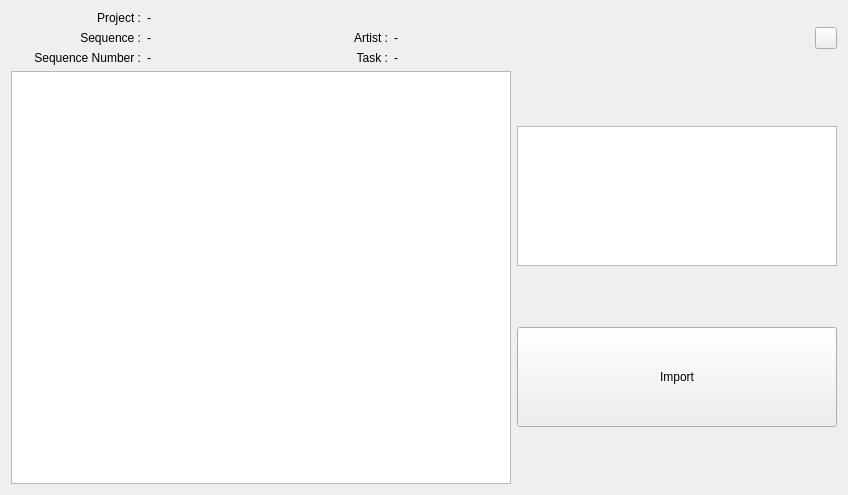
<?xml version="1.0" encoding="UTF-8"?>
<ui version="4.0">
 <class>Form</class>
 <widget class="QWidget" name="Form">
  <property name="geometry">
   <rect>
    <x>0</x>
    <y>0</y>
    <width>848</width>
    <height>495</height>
   </rect>
  </property>
  <property name="minimumSize">
   <size>
    <width>364</width>
    <height>0</height>
   </size>
  </property>
  <property name="maximumSize">
   <size>
    <width>16777215</width>
    <height>6000</height>
   </size>
  </property>
  <property name="mouseTracking">
   <bool>false</bool>
  </property>
  <property name="windowTitle">
   <string>Form</string>
  </property>
  <layout class="QHBoxLayout" name="horizontalLayout">
   <item>
    <layout class="QGridLayout" name="gridLayout">
     <item row="0" column="1" alignment="Qt::AlignRight">
      <widget class="QPushButton" name="pushButton_refresh">
       <property name="maximumSize">
        <size>
         <width>22</width>
         <height>22</height>
        </size>
       </property>
       <property name="text">
        <string/>
       </property>
      </widget>
     </item>
     <item row="2" column="1">
      <layout class="QVBoxLayout" name="verticalLayout_2">
       <item>
        <widget class="QListWidget" name="listWidget">
         <property name="minimumSize">
          <size>
           <width>320</width>
           <height>140</height>
          </size>
         </property>
         <property name="maximumSize">
          <size>
           <width>320</width>
           <height>140</height>
          </size>
         </property>
        </widget>
       </item>
       <item>
        <widget class="QPushButton" name="pushButton_import">
         <property name="minimumSize">
          <size>
           <width>320</width>
           <height>0</height>
          </size>
         </property>
         <property name="maximumSize">
          <size>
           <width>320</width>
           <height>100</height>
          </size>
         </property>
         <property name="text">
          <string>Import</string>
         </property>
        </widget>
       </item>
      </layout>
     </item>
     <item row="0" column="0">
      <layout class="QGridLayout" name="gridLayout_2">
       <item row="2" column="3">
        <widget class="QLabel" name="label_4">
         <property name="text">
          <string>Artist :</string>
         </property>
         <property name="alignment">
          <set>Qt::AlignRight|Qt::AlignTrailing|Qt::AlignVCenter</set>
         </property>
        </widget>
       </item>
       <item row="3" column="4">
        <widget class="QLabel" name="label_task">
         <property name="text">
          <string>-</string>
         </property>
        </widget>
       </item>
       <item row="1" column="1">
        <widget class="QLabel" name="label_1">
         <property name="minimumSize">
          <size>
           <width>130</width>
           <height>0</height>
          </size>
         </property>
         <property name="maximumSize">
          <size>
           <width>0</width>
           <height>22</height>
          </size>
         </property>
         <property name="text">
          <string>Project :</string>
         </property>
         <property name="alignment">
          <set>Qt::AlignRight|Qt::AlignTrailing|Qt::AlignVCenter</set>
         </property>
        </widget>
       </item>
       <item row="1" column="2">
        <widget class="QLabel" name="label_project">
         <property name="text">
          <string>-</string>
         </property>
        </widget>
       </item>
       <item row="2" column="1">
        <widget class="QLabel" name="label_2">
         <property name="minimumSize">
          <size>
           <width>130</width>
           <height>0</height>
          </size>
         </property>
         <property name="maximumSize">
          <size>
           <width>0</width>
           <height>22</height>
          </size>
         </property>
         <property name="text">
          <string>Sequence :</string>
         </property>
         <property name="alignment">
          <set>Qt::AlignRight|Qt::AlignTrailing|Qt::AlignVCenter</set>
         </property>
        </widget>
       </item>
       <item row="3" column="2">
        <widget class="QLabel" name="label_sqnum">
         <property name="text">
          <string>-</string>
         </property>
        </widget>
       </item>
       <item row="3" column="3">
        <widget class="QLabel" name="label_5">
         <property name="text">
          <string>Task :</string>
         </property>
         <property name="alignment">
          <set>Qt::AlignRight|Qt::AlignTrailing|Qt::AlignVCenter</set>
         </property>
        </widget>
       </item>
       <item row="2" column="4">
        <widget class="QLabel" name="label_artist">
         <property name="text">
          <string>-</string>
         </property>
        </widget>
       </item>
       <item row="3" column="1">
        <widget class="QLabel" name="label_3">
         <property name="minimumSize">
          <size>
           <width>130</width>
           <height>0</height>
          </size>
         </property>
         <property name="maximumSize">
          <size>
           <width>120</width>
           <height>16777215</height>
          </size>
         </property>
         <property name="text">
          <string>Sequence Number :</string>
         </property>
         <property name="alignment">
          <set>Qt::AlignRight|Qt::AlignTrailing|Qt::AlignVCenter</set>
         </property>
        </widget>
       </item>
       <item row="2" column="2">
        <widget class="QLabel" name="label_sq">
         <property name="text">
          <string>-</string>
         </property>
        </widget>
       </item>
      </layout>
     </item>
     <item row="2" column="0">
      <widget class="QTableWidget" name="tableWidget">
       <property name="minimumSize">
        <size>
         <width>500</width>
         <height>0</height>
        </size>
       </property>
       <property name="columnCount">
        <number>1</number>
       </property>
       <attribute name="horizontalHeaderVisible">
        <bool>false</bool>
       </attribute>
       <attribute name="horizontalHeaderStretchLastSection">
        <bool>true</bool>
       </attribute>
       <attribute name="verticalHeaderVisible">
        <bool>false</bool>
       </attribute>
       <column/>
      </widget>
     </item>
    </layout>
   </item>
  </layout>
 </widget>
 <resources/>
 <connections/>
</ui>
